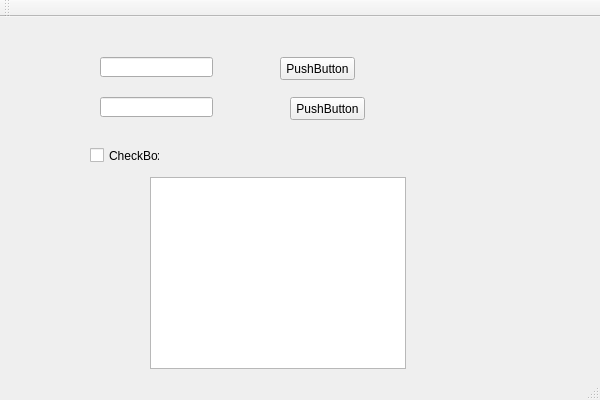
<?xml version="1.0" encoding="UTF-8"?>
<ui version="4.0">
 <class>MainWindowClass</class>
 <widget class="QMainWindow" name="MainWindowClass">
  <property name="geometry">
   <rect>
    <x>0</x>
    <y>0</y>
    <width>600</width>
    <height>400</height>
   </rect>
  </property>
  <property name="windowTitle">
   <string>MainWindow</string>
  </property>
  <widget class="QWidget" name="centralWidget">
   <widget class="QPushButton" name="findPushButton">
    <property name="geometry">
     <rect>
      <x>280</x>
      <y>40</y>
      <width>75</width>
      <height>23</height>
     </rect>
    </property>
    <property name="text">
     <string>PushButton</string>
    </property>
   </widget>
   <widget class="QPushButton" name="closePushButton">
    <property name="geometry">
     <rect>
      <x>290</x>
      <y>80</y>
      <width>75</width>
      <height>23</height>
     </rect>
    </property>
    <property name="text">
     <string>PushButton</string>
    </property>
   </widget>
   <widget class="QLineEdit" name="fileLineEdit">
    <property name="geometry">
     <rect>
      <x>100</x>
      <y>40</y>
      <width>113</width>
      <height>20</height>
     </rect>
    </property>
   </widget>
   <widget class="QLineEdit" name="keyLineEdit">
    <property name="geometry">
     <rect>
      <x>100</x>
      <y>80</y>
      <width>113</width>
      <height>20</height>
     </rect>
    </property>
   </widget>
   <widget class="QCheckBox" name="matchCheckBox">
    <property name="geometry">
     <rect>
      <x>90</x>
      <y>130</y>
      <width>70</width>
      <height>17</height>
     </rect>
    </property>
    <property name="text">
     <string>CheckBox</string>
    </property>
   </widget>
   <widget class="QTextBrowser" name="textBrowser">
    <property name="geometry">
     <rect>
      <x>150</x>
      <y>160</y>
      <width>256</width>
      <height>192</height>
     </rect>
    </property>
   </widget>
  </widget>
  <widget class="QMenuBar" name="menuBar">
   <property name="geometry">
    <rect>
     <x>0</x>
     <y>0</y>
     <width>600</width>
     <height>21</height>
    </rect>
   </property>
  </widget>
  <widget class="QToolBar" name="mainToolBar">
   <attribute name="toolBarArea">
    <enum>TopToolBarArea</enum>
   </attribute>
   <attribute name="toolBarBreak">
    <bool>false</bool>
   </attribute>
  </widget>
  <widget class="QStatusBar" name="statusBar"/>
 </widget>
 <layoutdefault spacing="6" margin="11"/>
 <resources>
  <include location="mainwindow.qrc"/>
 </resources>
 <connections>
  <connection>
   <sender>closePushButton</sender>
   <signal>clicked()</signal>
   <receiver>MainWindowClass</receiver>
   <slot>close()</slot>
   <hints>
    <hint type="sourcelabel">
     <x>329</x>
     <y>121</y>
    </hint>
    <hint type="destinationlabel">
     <x>419</x>
     <y>143</y>
    </hint>
   </hints>
  </connection>
 </connections>
</ui>
